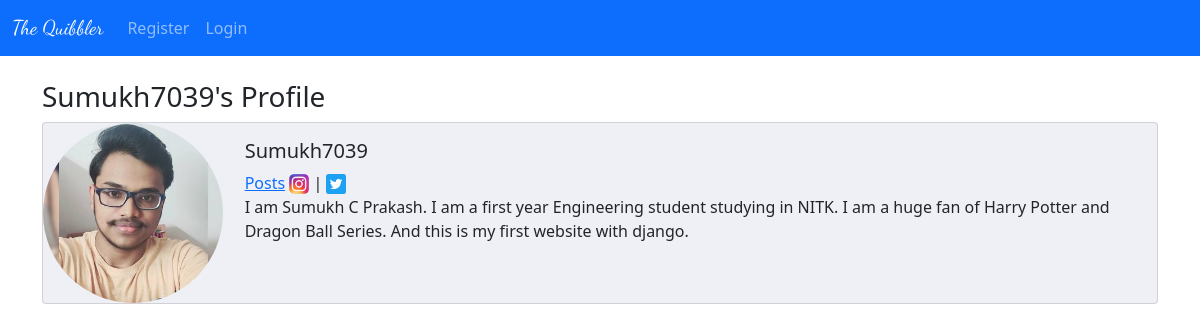
/members/1/profile/, run on the app's committed database.
### theblog/models.py (models this page shows, shortened)
class Profile(models.Model):
    user = models.OneToOneField(User, null=True, on_delete=models.CASCADE)
    bio = models.TextField()
    profile_pic = models.ImageField(
        null=True, blank=True, upload_to="images/profile_pics/")
    instagram_url = models.CharField(max_length=250, null=True, blank=True)
    facebook_url = models.CharField(max_length=250, null=True, blank=True)
    twitter_url = models.CharField(max_length=250, null=True, blank=True)
    def __str__(self):
        return str(self.user)

### members/views.py (the view)
# urls.py: path('<int:pk>/profile/', ShowProfilePageView.as_view(),
class ShowProfilePageView(DetailView):
    model = Profile
    template_name = 'registration/user_profile.html'
    def get_context_data(self, *args, **kwargs):
        users = Profile.objects.all()
        context = super(ShowProfilePageView,
                        self).get_context_data(*args, **kwargs)
        page_user = get_object_or_404(Profile, id=self.kwargs['pk'])
        context["page_user"] = page_user
        return context

### members/templates/registration/user_profile.html (shortened to what this page needs)
{% extends 'base.html' %}
{% load static %}
{% block content %}
<br>
<h3>{{page_user}}'s Profile</h3>
<div class="card mb-3" style="background-color: #EFF0F5;">
    <div class="row g-0">
        <div class="col-md-2">
            {%if page_user.profile_pic %}
            <img src={{page_user.profile_pic.url}} width=180, class="img-fluid rounded-circle">
            {%else%}
            <img src="{% static 'theblog/another.jpg' %}" alt="Profile_Pic alt" width=180,
                class="img-fluid rounded-circle">
            {%endif%}
        </div>
        <div class="col-md-10">
            <div class="card-body">
                <h5 class="card-title">{{page_user.user}}</h5>
                <a href="{% url 'show_profile_posts' page_user.user.id %}"> Posts</a>
                {%if page_user.instagram_url %}
                <a href="{{page_user.instagram_url}}"><img src="{% static 'theblog/instagram.jpg' %}" width="20"
                        alt=""></a>
                {%endif%}
                {%if page_user.twitter_url %}
                |&nbsp;<a href="{{page_user.twitter_url}}"><img src="{% static 'theblog/twitter.png' %}" width="20"
                        alt=""></a>&nbsp;
                {%endif%}
                <p class="card-text">{{page_user.bio}}</p>
            </div>
        </div>
    </div>
</div>
<br>
{% endblock %}

### data on the page
Profile: user.username "Sumukh7039", profile_pic (picture), user "Sumukh7039", bio "I am Sumukh C Prakash. I am a first year Engineering student studying in NITK. I am a huge fan of Harry Potter and Dragon Ball Series. And this is my first website with django."
